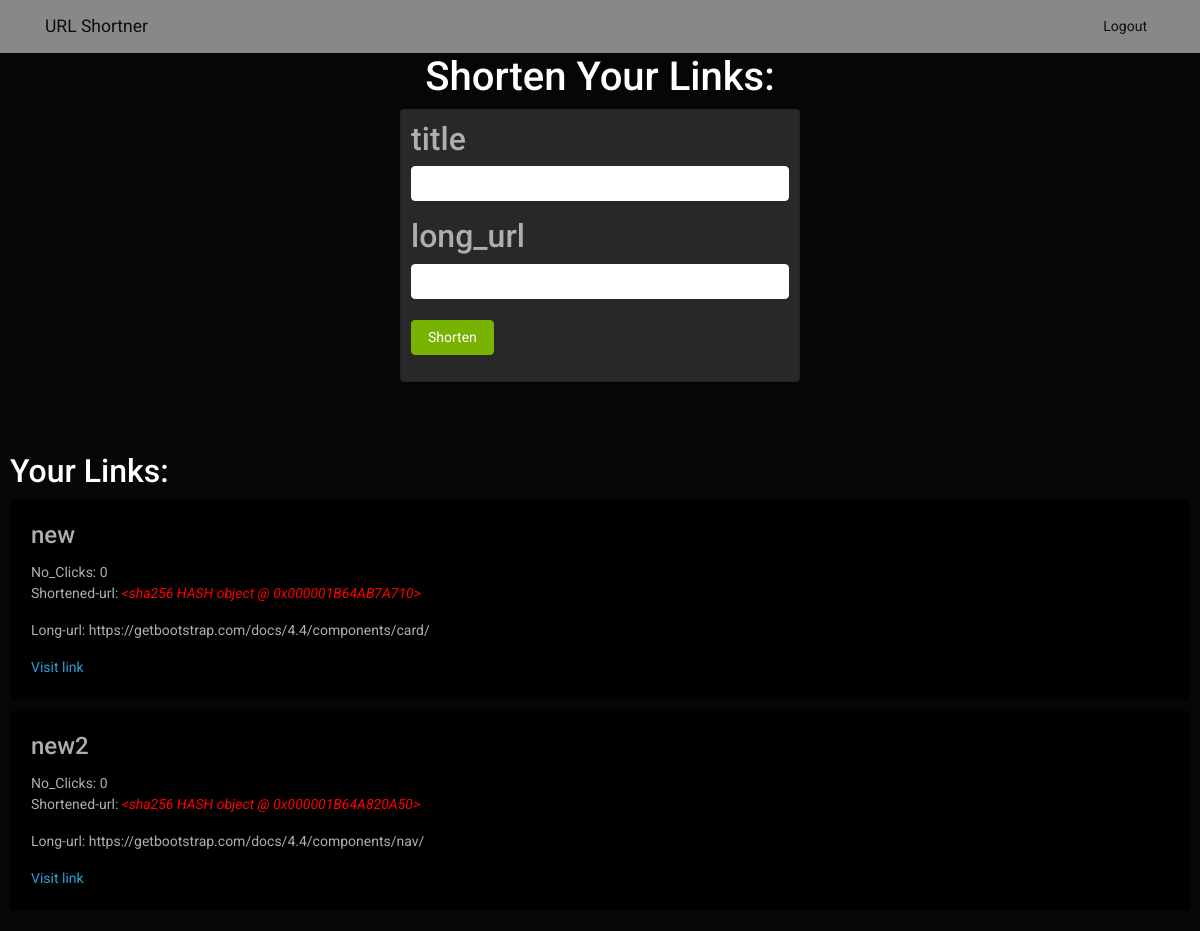
Screenshot of /dashboard/ (signed in) with the database file from the repository.
### shortner/models.py (models this page shows, shortened)
class url(models.Model):
    long_url=models.CharField(max_length=200,null=True,blank=True)
    title=models.CharField(max_length=100)
    short_hash=models.CharField(max_length=200,null=True,blank=True)
    user=models.ForeignKey(User,on_delete=models.CASCADE,null=True,blank=True)
    no_clicks=models.IntegerField(default=0)

### shortner/views.py (the view)
# urls.py: path("dashboard/",dashboard),
def dashboard(request):
    user=request.user
    url_instance=url.objects.filter(user=user)
    return render(request,'dashboard.html',{"link":url_instance})

### shortner/templates/dashboard.html (shortened to what this page needs)
{% extends 'base.html' %}
{% block body %}
<div >
  <div style="display: flex;align-items: center;justify-content: center;flex-direction: column;">
    <h3>Shorten Your Links:</h3>
    <div class="card" style="align-items: left; padding: 10px; width: 25rem; margin-bottom: 5%;">
      <form action="/create_short_url/" method="POST" class="form-group">
          <h4>title</h4>
          <input type="text" name="title" class="form-control" style="color: red;" required>
          <h4> long_url</h4>
          <input type="text" name="long_url" class="form-control" style="color: blue;" required>
          <br>
          <button type="submit" class="btn btn-success">Shorten</button>
      </form>
    </div>
  </div>
<div  style="display: flex; flex-direction: column;padding: 10px;">
    {% if link %}
    <h4 style="margin-bottom: 10px;">Your Links:</h4>
          {% for url in link %}
          <div class="card" style="margin-bottom: 1%;background-color: black;" id="link" >
            <div class="card-body">
              <h5 class="card-title">{{url.title}}</h5>
              <p>No_Clicks: {{url.no_clicks}} <br>
                 Shortened-url: <i style="color: red;">{{url.short_hash}}</i>
                 </p>
              <p class="card-text">Long-url: {{url.long_url}}</p>
              <a href="{{url.long_url}}" class="card-link">Visit link</a>
            </div>
          </div>
          {% endfor %}
        {% endif %}
</div>
</div>
{% endblock %}

### rows the page displays
url: title "new", no_clicks "0", short_hash "<sha256 HASH object @ 0x000001B64AB7A710>", long_url "https://getbootstrap.com/docs/4.4/components/card/"
url: title "new2", no_clicks "0", short_hash "<sha256 HASH object @ 0x000001B64A820A50>", long_url "https://getbootstrap.com/docs/4.4/components/nav/"
